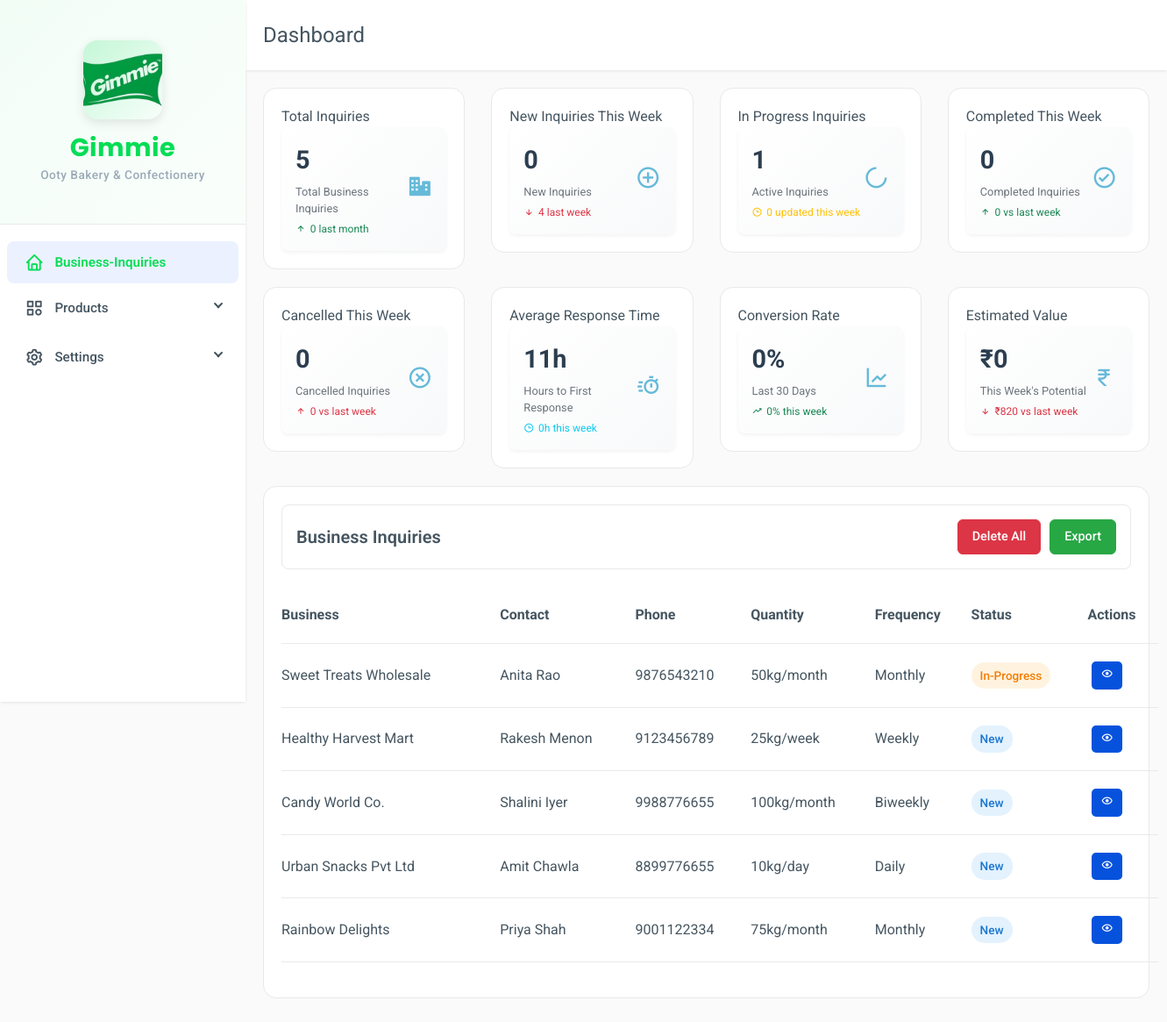
Before: /dashboard.php (signed in) with the older database file.
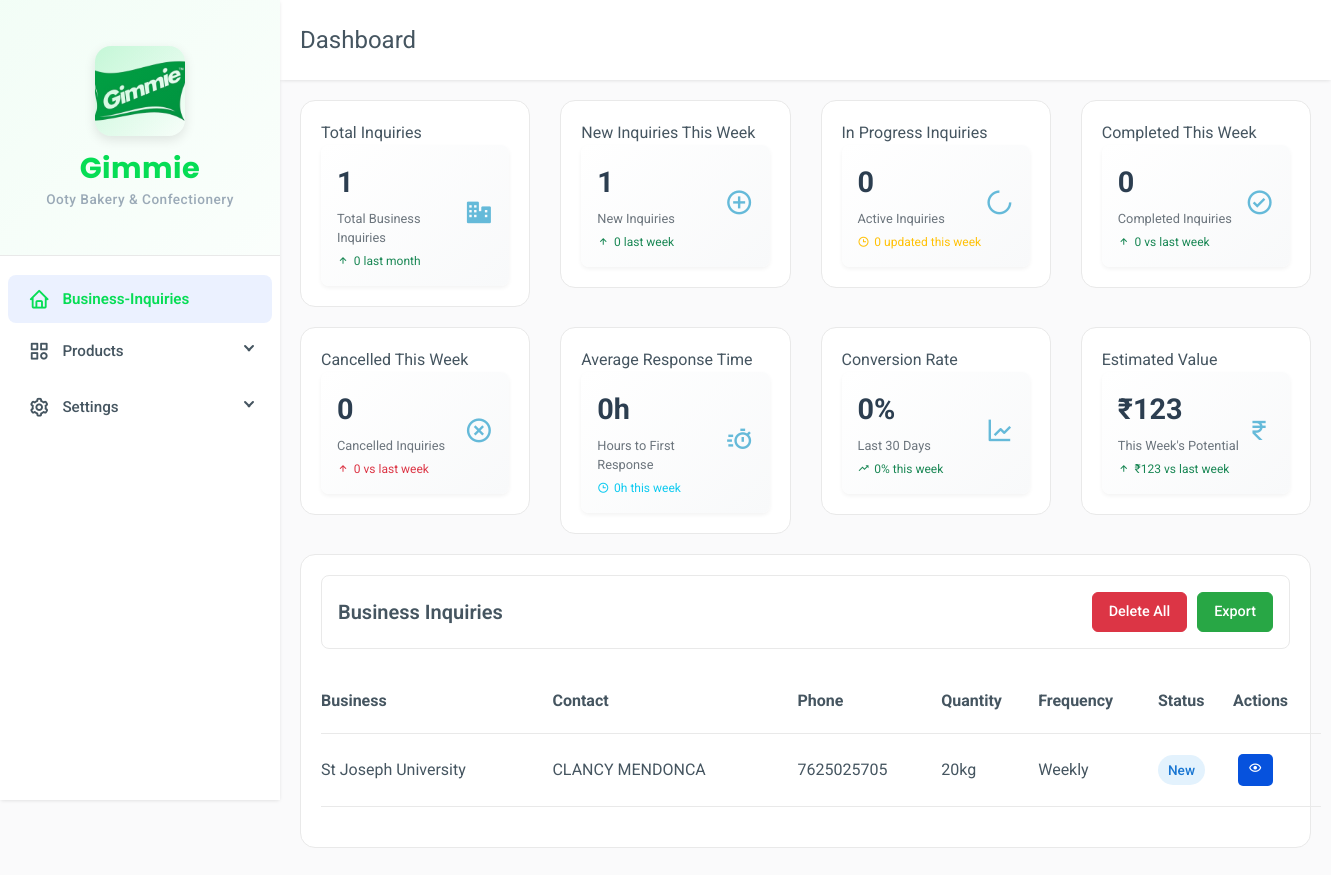
After: the same page with the newer database file.
### tables this page shows
CREATE TABLE `business_inquiries` (
  `id` int(11) NOT NULL,
  `business_name` varchar(255) NOT NULL,
  `contact_person_name` varchar(255) NOT NULL,
  `email` varchar(255) NOT NULL,
  `phone` varchar(50) NOT NULL,
  `estimated_quantity` varchar(100) DEFAULT NULL,
  `delivery_frequency` varchar(50) DEFAULT NULL,
  `address` text DEFAULT NULL,
  `additional_notes` text DEFAULT NULL,
  `business_nature` varchar(100) DEFAULT NULL,
  `status` enum('new','in-progress','completed','cancelled') NOT NULL DEFAULT 'new',
  `staff_note` text DEFAULT NULL,
  `created_at` timestamp NOT NULL DEFAULT current_timestamp(),
  `updated_at` timestamp NOT NULL DEFAULT current_timestamp() ON UPDATE current_timestamp()
);

### dashboard.php (the view, shortened to what the rows shown need)
<!DOCTYPE html>
<html lang="en" xml:lang="en">
<head>
    <link href="https://cdn.jsdelivr.net/npm/bootstrap@5.3.3/dist/css/bootstrap.min.css" rel="stylesheet">
    <link href='https://unpkg.com/boxicons@2.0.7/css/boxicons.min.css' rel='stylesheet'>
    <link rel="stylesheet" href="https://cdnjs.cloudflare.com/ajax/libs/font-awesome/6.1.1/css/all.min.css"/>
    <link rel="stylesheet" href="assets/css/dashboard/grid.css">
    <link rel="stylesheet" href="assets/css/dashboard/app.css">
</head>
<body>
    <div class="sidebar">
        <div class="sidebar-container">
            <div class="sidebar-logo">
                <a href="./index.php" class="logo-wrapper">
                    <div class="logo-text">
                        <h1>Gimmie</h1>
                    </div>
                </a>
            </div>
        </div>
    </div>
    <div class="main">
        <Section id= "business-inquiries">
            <div class="main-content">
                <div class="row">
                    <div class="col-12">
                        <div class="box">
                            <div class="box-header">
                                <h2 class="box-title">Business Inquiries</h2>
                            </div>
                            <div class="box-body">
                                <table id="display-table">
                                    <thead>
                                        <tr>
                                            <th>Business</th>
                                            <th>Contact</th>
                                            <th>Phone</th>
                                            <th>Quantity</th>
                                            <th>Frequency</th>
                                            <th>Status</th>
                                            <th>Actions</th>
                                        </tr>
                                    </thead>
                                    <tbody>
                                    <?php
                                        $con = new mysqli("localhost", "root", "", "ooty_baker");
                                        $query = "SELECT * FROM business_inquiries WHERE status != 'cancelled' ORDER BY created_at DESC";
                                        $result = $con->query($query);
                                        while ($row = $result->fetch_assoc()) {
                                    ?>
                                        <tr data-inquiry-id="<?= $row['id'] ?>">
                                            <td><?= htmlspecialchars($row['business_name']) ?></td>
                                            <td><?= htmlspecialchars($row['contact_person_name']) ?></td>
                                            <td><?= $row['phone'] ?></td>
                                            <td><?= $row['estimated_quantity'] ?></td>
                                            <td><?= $row['delivery_frequency'] ?></td>
                                            <td>
                                                <span class="status-badge status-<?= strtolower(htmlspecialchars($row['status'])) ?>">
                                                    <?= ucfirst(htmlspecialchars($row['status'])) ?>
                                                </span>
                                            </td>
                                            <td>
                                                <div class="table-button">
                                                    <button class="blue-button btn btn-outline">
                                                        <a href="view_inquiry.php?id=<?= $row['id'] ?>"><i class='bx bx-show'></i></a>
                                                    </button>
                                                </div>
                                            </td>
                                        </tr>
                                    <?php }
                                    ?>
                                    </tbody>
                                </table>
                            </div>
                        </div>
                    </div>
                </div>
            </div>
        </Section>
</body>
</html>

Changed rows visible on the page:
removed business_inquiries: business_name "Sweet Treats Wholesale", contact_person_name "Anita Rao", phone "9876543210", estimated_quantity "50kg/month", delivery_frequency "Monthly", status "In-Progress"
removed business_inquiries: business_name "Healthy Harvest Mart", contact_person_name "Rakesh Menon", phone "9123456789", estimated_quantity "25kg/week", delivery_frequency "Weekly", status "New"
removed business_inquiries: business_name "Candy World Co.", contact_person_name "Shalini Iyer", phone "9988776655", estimated_quantity "100kg/month", delivery_frequency "Biweekly", status "New"
removed business_inquiries: business_name "Urban Snacks Pvt Ltd", contact_person_name "Amit Chawla", phone "8899776655", estimated_quantity "10kg/day", delivery_frequency "Daily", status "New"
removed business_inquiries: business_name "Rainbow Delights", contact_person_name "Priya Shah", phone "9001122334", estimated_quantity "75kg/month", delivery_frequency "Monthly", status "New"
added business_inquiries: business_name "St Joseph University", contact_person_name "CLANCY MENDONCA", phone "7625025705", estimated_quantity "20kg", delivery_frequency "Weekly", status "New"
Other visible differences:
$count['total']: "5" → "1"
$count['total']: "0" → "1"
$prev_count['prev_total']: "4" → "0"
$count['total']: "1" → "0"
$avg['avg_time']: "11" → "0"
$value['total_value']: "0" → "123"
abs($trend): "820" → "123"
